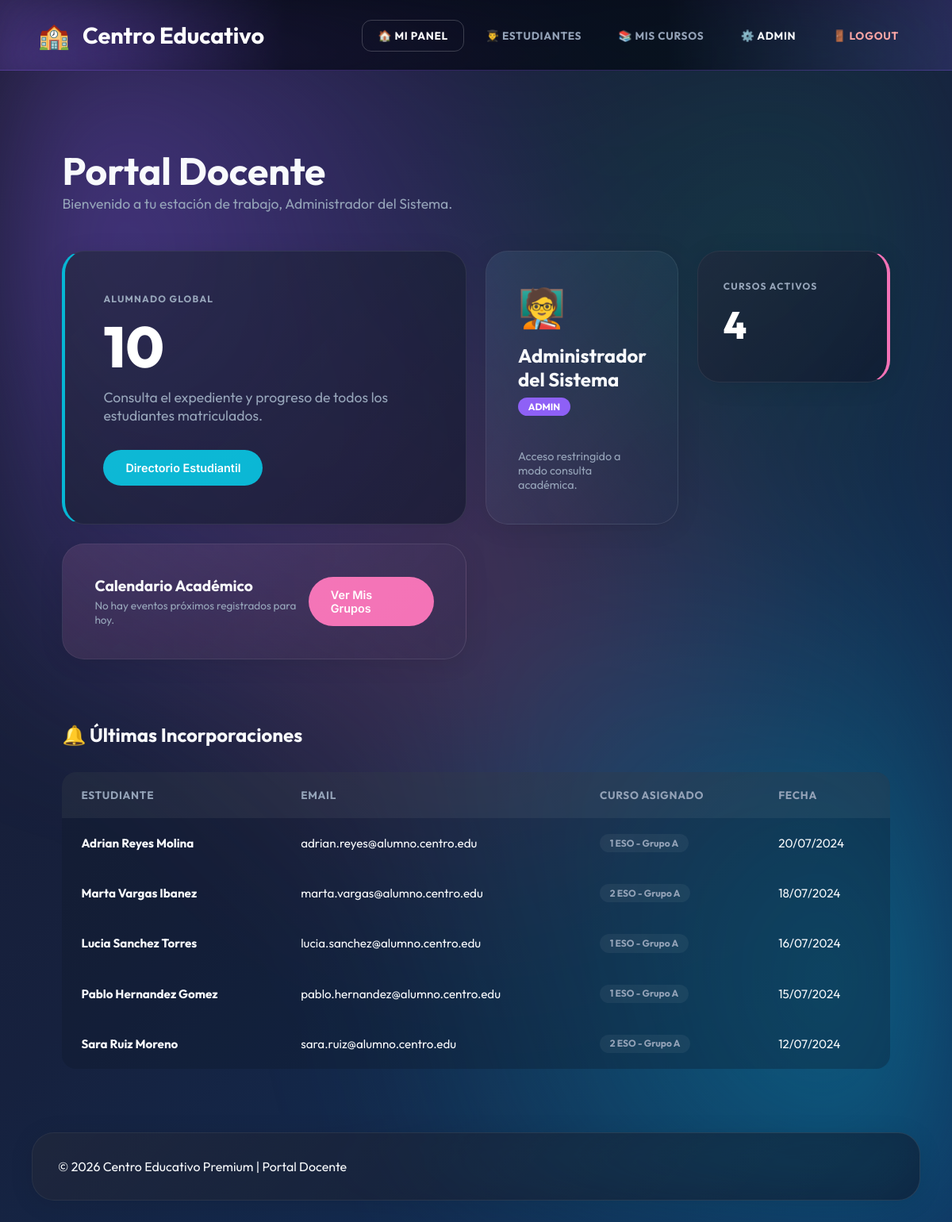
The app's page /profesor_panel.php (signed in) with its own data.
### tables this page shows
CREATE TABLE estudiantes (
    id_estudiante INT AUTO_INCREMENT PRIMARY KEY,
    nombre VARCHAR(50) NOT NULL,
    apellidos VARCHAR(100) NOT NULL,
    email VARCHAR(100) NOT NULL UNIQUE,
    telefono VARCHAR(15),
    fecha_nacimiento DATE,
    direccion VARCHAR(200),
    id_curso INT,
    fecha_matricula DATE NOT NULL,
    activo TINYINT(1) DEFAULT 1,
    CONSTRAINT fk_estudiante_curso FOREIGN KEY (id_curso)
        REFERENCES cursos(id_curso) ON DELETE SET NULL ON UPDATE CASCADE,
    CONSTRAINT chk_email_estudiante CHECK (email LIKE '%@%.%')
);

CREATE TABLE cursos (
    id_curso INT AUTO_INCREMENT PRIMARY KEY,
    nombre VARCHAR(100) NOT NULL,
    descripcion TEXT,
    horas INT NOT NULL,
    id_profesor INT,
    fecha_inicio DATE NOT NULL,
    fecha_fin DATE,
    activo TINYINT(1) DEFAULT 1,
    CONSTRAINT fk_curso_profesor FOREIGN KEY (id_profesor) 
        REFERENCES profesores(id_profesor) ON DELETE SET NULL ON UPDATE CASCADE,
    CONSTRAINT chk_horas CHECK (horas > 0)
);

### includes/auth.php (called while the page is built, shortened)
<?php
function estaAutenticado() {
    return isset($_SESSION['usuario_id']) && isset($_SESSION['usuario_rol']);
}
function esAdmin() {
    return estaAutenticado() && $_SESSION['usuario_rol'] === 'admin';
}
function getNombreUsuario() {
    return $_SESSION['usuario_nombre'] ?? 'Usuario';
}
function getRolUsuario() {
    return $_SESSION['usuario_rol'] ?? '';
}
?>

### profesor_panel.php (the view, shortened to what this page needs)
<?php
require_once 'includes/conexion.php';
require_once 'includes/auth.php';
$totalEstudiantes = $conexion->query("SELECT COUNT(*) as total FROM estudiantes WHERE activo = 1")->fetch_assoc()['total'];
$totalCursos = $conexion->query("SELECT COUNT(*) as total FROM cursos WHERE activo = 1")->fetch_assoc()['total'];
?>
<!DOCTYPE html>
<html lang="es">
<head>
    <link rel="stylesheet" href="css/estilos.css?v=5?v=5">
</head>
<body class="animate-fade">
    <header class="main-header">
        <div class="brand">
            <div style="font-size: 2rem;">🏫</div>
            <h1>Centro Educativo</h1>
        </div>
        <nav>
            <ul>
                <li><a href="profesor_panel.php" class="active">🏠 Mi Panel</a></li>
                <li><a href="profesor_estudiantes.php">👨‍🎓 Estudiantes</a></li>
                <li><a href="profesor_cursos.php">📚 Mis Cursos</a></li>
                <?php if (esAdmin()): ?>
                    <li><a href="index.php" style="color: var(--primary-light);">⚙️ Admin</a></li>
                <?php endif; ?>
                <li><a href="logout.php" style="color: #fca5a5;">🚪 Logout</a></li>
            </ul>
        </nav>
    </header>
    <div class="container">
    <div class="container animate-fade">
        <div class="top-header" style="margin: 2rem 0 3rem 0;">
            <h2 class="glow-text" style="font-size: 3rem; margin-bottom: 0.5rem;">Portal Docente</h2>
            <p style="color: var(--text-muted); font-size: 1.1rem;">Bienvenido a tu estación de trabajo, <?php echo htmlspecialchars(getNombreUsuario()); ?>.</p>
        </div>
        <div class="bento-grid">
            <div class="glass-card bento-item-large" style="padding: 3rem; border-left: 4px solid var(--c-secondary);">
                <span class="stat-label">Alumnado Global</span>
                <div class="stat-value"><?php echo $totalEstudiantes; ?></div>
                <p style="color: var(--text-muted); margin-bottom: 2rem; font-size: 1.1rem;">Consulta el expediente y progreso de todos los estudiantes matriculados.</p>
                <a href="profesor_estudiantes.php" class="btn btn-primary" style="background: var(--c-secondary); border: none;">Directorio Estudiantil</a>
            </div>
            <div class="glass-card bento-item-tall" style="padding: 2.5rem; display: flex; flex-direction: column; background: linear-gradient(135deg, rgba(6, 182, 212, 0.05), transparent);">
                <div style="font-size: 3rem; margin-bottom: 1rem;">🧑‍🏫</div>
                <h3 style="font-size: 1.5rem; margin-bottom: 0.5rem;"><?php echo htmlspecialchars(getNombreUsuario()); ?></h3>
                <span class="badge" style="background: var(--c-primary); color: #fff; align-self: flex-start; margin-bottom: 1.5rem;"><?php echo strtoupper(getRolUsuario()); ?></span>
                <p style="color: var(--text-muted); font-size: 0.9rem; margin-top: auto;">Acceso restringido a modo consulta académica.</p>
            </div>
            <div class="glass-card" style="padding: 2rem; border-right: 4px solid var(--c-accent);">
                <span class="stat-label">Cursos Activos</span>
                <div class="stat-value" style="font-size: 3rem;"><?php echo $totalCursos; ?></div>
            </div>
            <div class="glass-card bento-item-wide" style="padding: 2.5rem; display: flex; align-items: center; justify-content: space-between; background: linear-gradient(90deg, rgba(236, 72, 153, 0.08), transparent);">
                <div>
                    <h3 style="font-size: 1.2rem; margin-bottom: 0.25rem;">Calendario Académico</h3>
                    <p style="color: var(--text-muted); font-size: 0.85rem;">No hay eventos próximos registrados para hoy.</p>
                </div>
                <a href="profesor_cursos.php" class="btn btn-primary" style="background: var(--c-accent); border: none;">Ver Mis Grupos</a>
            </div>
        </div>
            <h2 class="section-title" style="margin-top: 5rem;"><span>🔔</span> Últimas Incorporaciones</h2>
            <div class="table-container">
                <table>
                    <thead>
                        <tr>
                            <th>Estudiante</th>
                            <th>Email</th>
                            <th>Curso Asignado</th>
                            <th>Fecha</th>
                        </tr>
                    </thead>
                    <tbody>
                        <?php
                        $sql = "SELECT e.nombre, e.apellidos, e.email, c.nombre as curso, e.fecha_matricula
                                FROM estudiantes e
                                LEFT JOIN cursos c ON e.id_curso = c.id_curso
                                WHERE e.activo = 1
                                ORDER BY e.fecha_matricula DESC
                                LIMIT 5";
                        $resultado = $conexion->query($sql);
                        while ($fila = $resultado->fetch_assoc()) {
                            echo "<tr>";
                            echo "<td><strong>" . htmlspecialchars($fila['nombre'] . ' ' . $fila['apellidos']) . "</strong></td>";
                            echo "<td>" . htmlspecialchars($fila['email']) . "</td>";
                            echo "<td><span class='badge' style='background: rgba(255,255,255,0.05); color: var(--text-muted);'>" . htmlspecialchars($fila['curso'] ?? 'Por asignar') . "</span></td>";
                            echo "<td>" . date('d/m/Y', strtotime($fila['fecha_matricula'])) . "</td>";
                            echo "</tr>";
                        }
                        ?>
                    </tbody>
                </table>
            </div>
        </div>
        <footer class="glass-card" style="margin-top: 3rem; padding: 2rem;">
            <p>&copy; <?php echo date('Y'); ?> Centro Educativo Premium | Portal Docente</p>
        </footer>
    </div>
</body>
</html>

### records on screen
estudiantes: nombre+apellidos "Adrian Reyes Molina", email "adrian.reyes@alumno.centro.edu", id_curso.nombre "1 ESO - Grupo A", fecha_matricula "20/07/2024"
estudiantes: nombre+apellidos "Marta Vargas Ibanez", email "marta.vargas@alumno.centro.edu", id_curso.nombre "2 ESO - Grupo A", fecha_matricula "18/07/2024"
estudiantes: nombre+apellidos "Lucia Sanchez Torres", email "lucia.sanchez@alumno.centro.edu", id_curso.nombre "1 ESO - Grupo A", fecha_matricula "16/07/2024"
estudiantes: nombre+apellidos "Pablo Hernandez Gomez", email "pablo.hernandez@alumno.centro.edu", id_curso.nombre "1 ESO - Grupo A", fecha_matricula "15/07/2024"
estudiantes: nombre+apellidos "Sara Ruiz Moreno", email "sara.ruiz@alumno.centro.edu", id_curso.nombre "2 ESO - Grupo A", fecha_matricula "12/07/2024"

### other values on screen
getNombreUsuario() "Administrador del Sistema"
$totalEstudiantes "10"
getRolUsuario() "ADMIN"
$totalCursos "4"
